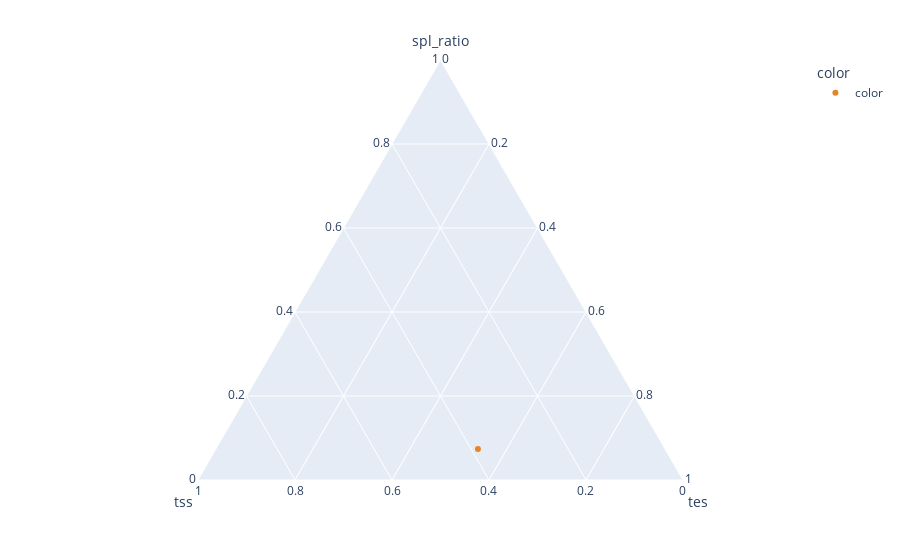

This figure's notebook cell:
### Code cell
# ternary plot
# compute ratios anyway 
obs_counts['spl_ratio'] = obs_counts.intron_chain/((obs_counts.tss+obs_counts.tes)/2)
obs_counts['color'] = 'color'
c_dict = {'color': '#e78424'}
temp = obs_counts.loc[obs_counts.gname=='MEF2C']
print(temp)
fig = px.scatter_ternary(temp,
                         a='spl_ratio',
                         b='tss',
                         c='tes',
                         hover_name='gname', 
                         color='color',
                         color_discrete_map=c_dict)
fig.show()

### Figure 1 — Plotly figure (JSON) as saved in the notebook; plotly's stock layout.template omitted (floating-point values rounded to 4 significant figures)
{"data": [{"a": [1.917], "b": [10], "c": [14], "hovertemplate": "<b>%{hovertext}</b><br><br>color=color<br>spl_ratio=%{a}<br>tss=%{b}<br>tes=%{c}<extra></extra>", "hovertext": ["MEF2C"], "legendgroup": "color", "marker": {"color": "#e78424", "symbol": "circle"}, "mode": "markers", "name": "color", "showlegend": true, "subplot": "ternary", "type": "scatterternary"}], "layout": {"autosize": true, "legend": {"title": {"text": "color"}, "tracegroupgap": 0}, "margin": {"t": 60}, "ternary": {"aaxis": {"title": {"text": "spl_ratio"}}, "baxis": {"title": {"text": "tss"}}, "caxis": {"title": {"text": "tes"}}, "domain": {"x": [0, 1], "y": [0, 1]}}}}
